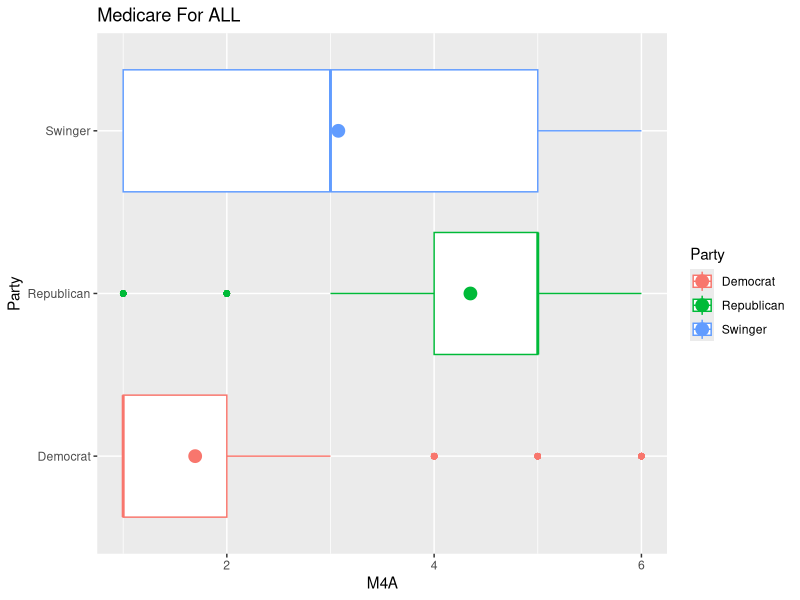
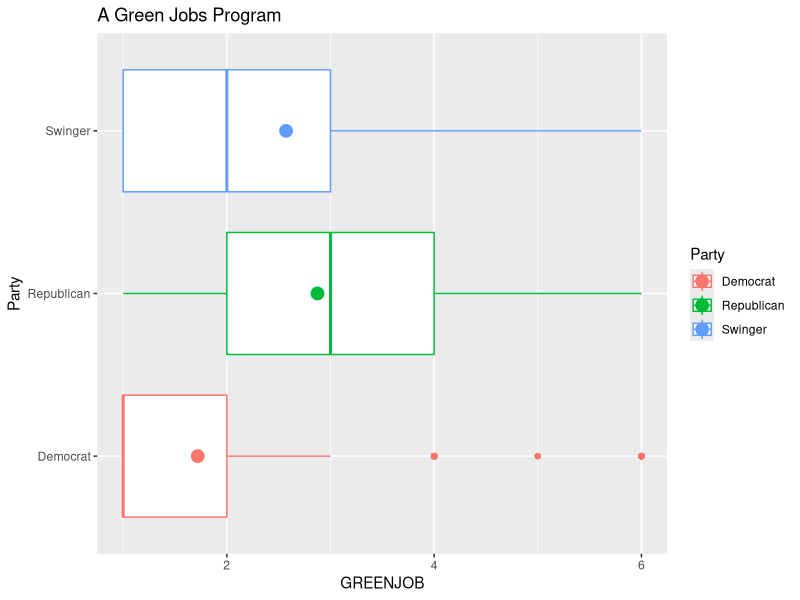
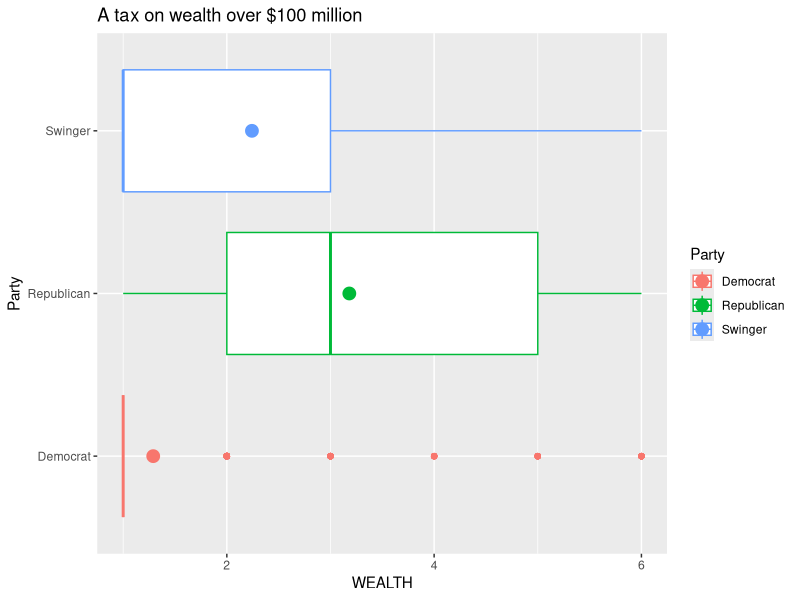
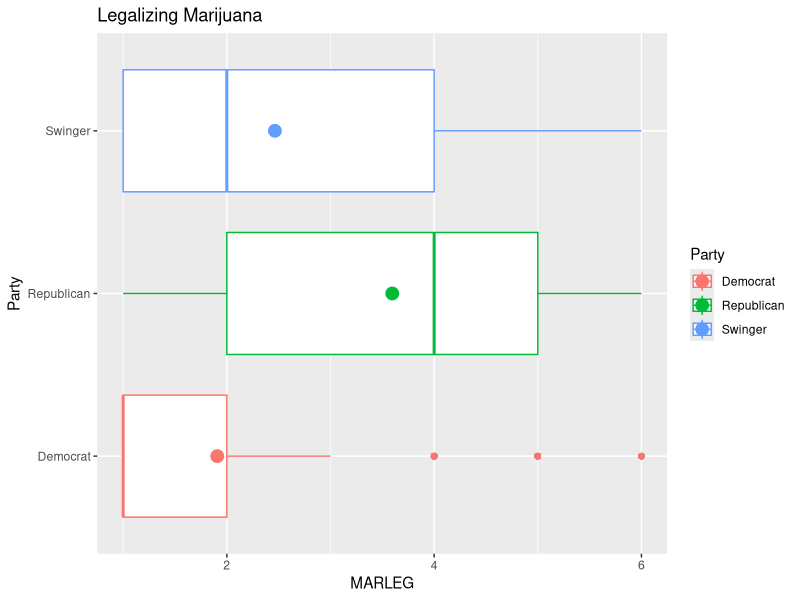
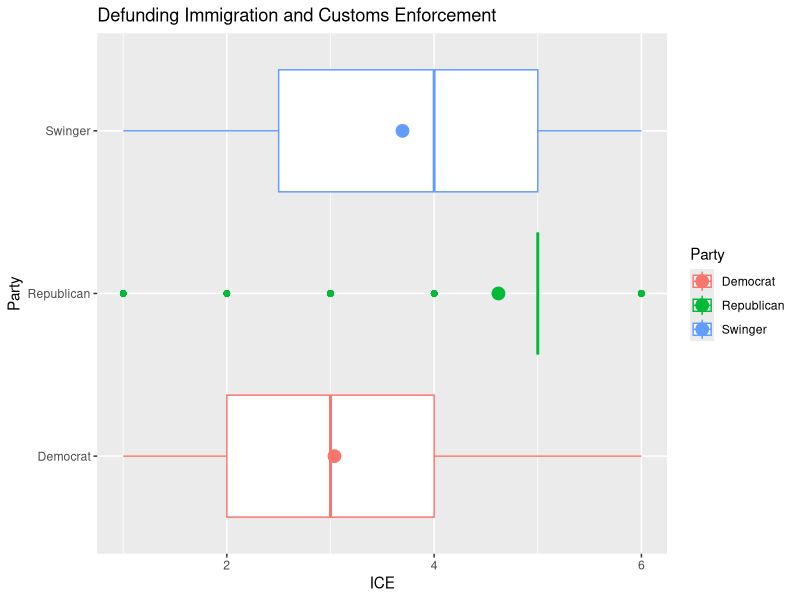
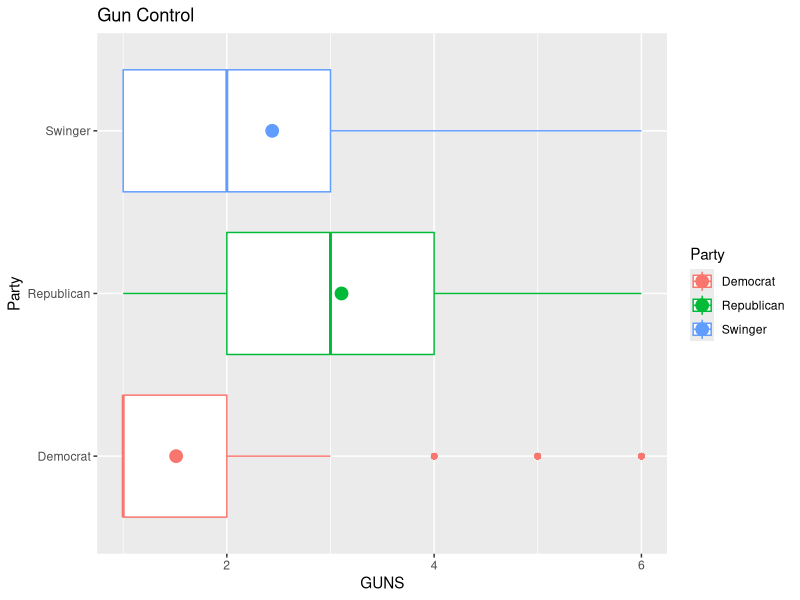
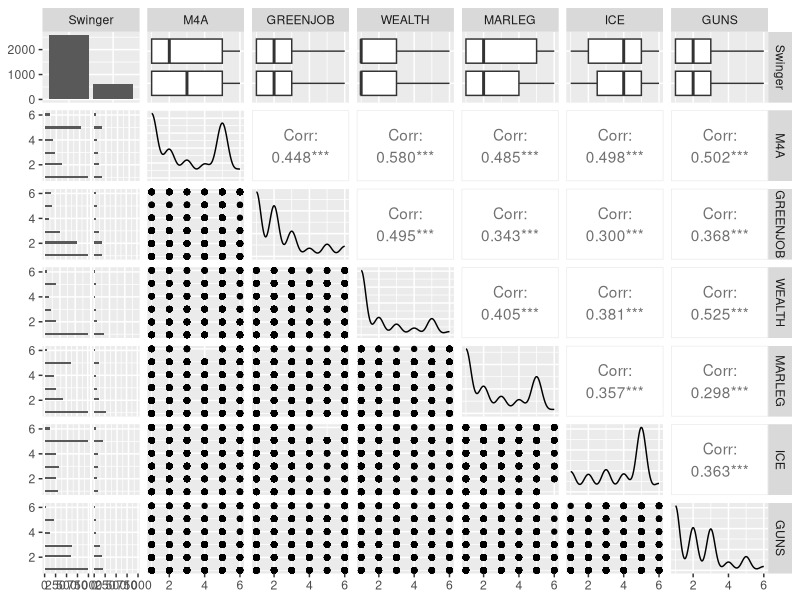
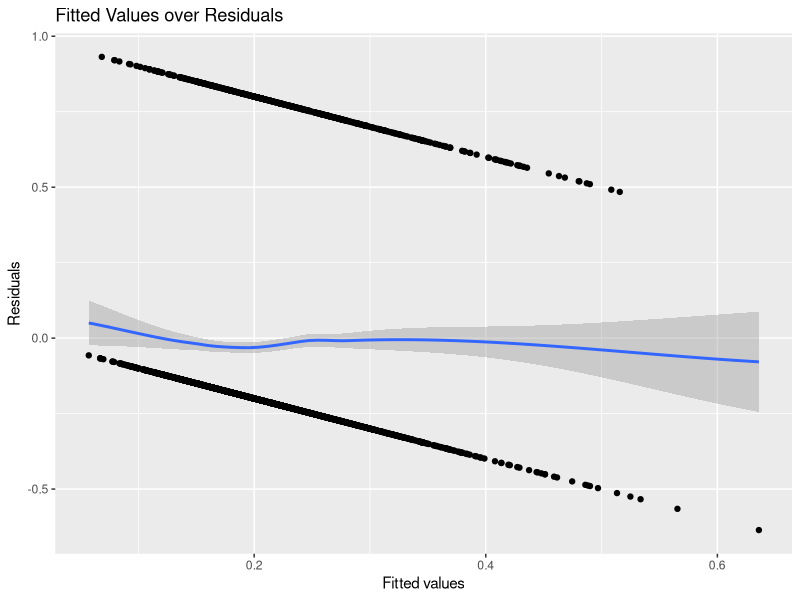

The R source for these figures, in order:
## ---- chunk 1
knitr::opts_chunk$set(echo = TRUE)
# library imports go here
library(tidyverse)
library(ggplot2)
library(dplyr)
library(GGally)
library(broom)

# read in data
df <- read.csv("DFP_WTHH_release.csv")

# remove rows with NA conflicts
df <- df[-c(2647, 3042, 3200),]

# separate data into groups based on voting pattern
loyalD <- filter(filter(df, presvote16post == 1), house3 == 1)
loyalR <- filter(filter(df, presvote16post == 2), house3 == 2)

loyal <- rbind(loyalD, loyalR)

switchD <- filter(filter(df,presvote16post != 1),house3 == 1)
switchR <- filter(filter(df,presvote16post != 2),house3 == 2)

swinger <- !((df$presvote16post == 1 & df$house3 == 1) | (df$presvote16post == 2 & df$house3 == 2))
swingers <- df[swinger != FALSE,]
df['Swinger'] <- swinger

# This takes a long time to run.. open to suggestions of better ways
party <- array(0, dim=c(0, nrow(df)))
i = 1
while (TRUE) {
  print(i)
  if (df[i,]$presvote16post == 1 & df[i,]$house3 == 1) {
    party[i] <- "Democrat"
  } else if (df[i,]$presvote16post == 2 & df[i,]$house3 == 2){
    party[i] = "Republican"
  } else {
    party[i] = "Swinger"
  }
  if (i == nrow(df)) {
    break
  }
  i = i + 1
}
df['Party'] <- party

# subset data
issues <- df[c("Swinger","M4A","GREENJOB","WEALTH","MARLEG","ICE","GUNS")]
## ---- chunk 2
ggplot(df, aes(y = M4A, x = Party, color = Party)) + geom_boxplot() + coord_flip() + stat_summary(fun.y = mean, geom = "point", size = 4) + ggtitle("Medicare For ALL")

ggplot(df, aes(y = GREENJOB, x = Party, color = Party)) + geom_boxplot() + coord_flip() + stat_summary(fun.y = mean, geom = "point", size = 4) + ggtitle("A Green Jobs Program")

ggplot(df, aes(y = WEALTH, x = Party, color = Party)) + geom_boxplot() + coord_flip() + stat_summary(fun.y = mean, geom = "point", size = 4) + ggtitle("A tax on wealth over $100 million")

ggplot(df, aes(y = MARLEG, x = Party, color = Party)) + geom_boxplot() + coord_flip() + stat_summary(fun.y = mean, geom = "point", size = 4) + ggtitle("Legalizing Marijuana")

ggplot(df, aes(y = ICE, x = Party, color = Party)) + geom_boxplot() + coord_flip() + stat_summary(fun.y = mean, geom = "point", size = 4) + ggtitle("Defunding Immigration and Customs Enforcement")

ggplot(df, aes(y = GUNS, x = Party, color = Party)) + geom_boxplot() + coord_flip() + stat_summary(fun.y = mean, geom = "point", size = 4) + ggtitle("Gun Control")
## ---- chunk 3

# adding variables to model at a time
one.issue <- glm(Swinger ~ WEALTH, family = quasibinomial, weights = weight_DFP, data = df)
two.issues <- glm(Swinger ~ WEALTH * M4A, family = quasibinomial, weights = weight_DFP, data = df)
three.issues <- glm(Swinger ~ WEALTH * M4A + MARLEG, family = quasibinomial, weights = weight_DFP, data = df)
four.issues <-  glm(Swinger ~ WEALTH * M4A + MARLEG + GUNS, family = quasibinomial, weights = weight_DFP, data = df)
five.issues <-  glm(Swinger ~ WEALTH * M4A + MARLEG + GUNS + GREENJOB, family = quasibinomial, weights = weight_DFP, data = df)
six.issues <- glm(Swinger ~ WEALTH * M4A + MARLEG + GUNS + GREENJOB + ICE, family = quasibinomial, weights = weight_DFP, data = df)

# probs for one issues
coe <- coef(one.issue)
y <- coe[1] + coe[2] * 1:5
probs <- exp(y) / (1 + exp(y)) 
cat("Probabilities for one issue variable (Wealth):\n",probs)
print("")

# probs for two issues
coe <- coef(two.issues)
y <- coe[1] + coe[2] + coe[3] * coe[4] * 1:5
probs <- exp(y) / (1 + exp(y))
cat("\nProbabilities for two issue variables (WEALTH + M4A):\n",probs)
print("")

coe <- coef(three.issues)
y <- coe[1] + coe[2] + coe[3] + coe[4] * coe[5] * 1:5
probs <- exp(y) / (1 + exp(y))
cat("\nProbabilities for three issue variables (WEALTH + M4A + MARLEG):\n",probs)
print("")

coe <- coef(four.issues)
y <- coe[1] + coe[2] + coe[3] + coe[4] + coe[5] * coe[6] * 1:5
probs <- exp(y) / (1 + exp(y))
cat("\nProbabilities for four issue variables (WEALTH + M4A + MARLEG + GUNS):\n",probs)
print("")

coe <- coef(five.issues)
y <- coe[1] + coe[2] + coe[3] + coe[4] + coe[5] + coe[6] * coe[7] * 1:5
probs <- exp(y) / (1 + exp(y))
cat("\nProbabilities for five issue variables (WEALTH + M4A + MARLEG + GUNS+ GREENJOB):\n",probs)
print("")

coe <- coef(six.issues)
y <- coe[1] + coe[2] + coe[3] + coe[4] + coe[5] + coe[6] + coe[7] * coe[8] * 1:5
probs <- exp(y) / (1 + exp(y))
cat("\nProbabilities for six issue variables (WEALTH + M4A + MARLEG + GUNS+GREENJOB + ICE):\n",probs)
## ---- chunk 4
pop <- df[c("POP_1","POP_2","POP_3")]

# populism variable models
one.pop <- glm(Swinger ~ POP_1, family = quasibinomial, weights = weight_DFP, data = df)
two.pops <- glm(Swinger ~ POP_1 + POP_2, family = quasibinomial, weights = weight_DFP, data = df)
three.pops <- glm(Swinger ~ POP_1 + POP_2 + POP_3, family = quasibinomial, weights = weight_DFP, data = df)

# probs for one pop variable
coe <- coef(one.pop)
y <- coe[1] + coe[2] * 1:5
probs <- exp(y) / (1 + exp(y)) 
cat("Probabilities for one populism variable (POP_1):\n",probs)
print("")

# probs for two pop variables
coe <- coef(two.pops)
y <- coe[1] + coe[2] + coe[3] * 1:5
probs <- exp(y) / (1 + exp(y)) 
cat("Probabilities for two populism variables (POP_1+ POP_2):\n",probs)
print("")

# probs for three pop variables
coe <- coef(three.pops)
y <- coe[1] + coe[2] + coe[3] + coe[4] * 1:5
probs <- exp(y) / (1 + exp(y)) 
cat("Probabilities for three populism variables (POP_1 + POP_2 + POP_3):\n",probs)
print("")
## ---- chunk 5
ggpairs(issues)
## ---- chunk 6
# evaluate residuals
six.df <- augment(six.issues)

# evaluate final model
six.df$.fitted = fitted.values(six.issues)
six.df$.resid = residuals(six.issues, type="response") 

gg1 <- ggplot(six.df, aes(x = .fitted, y = .resid)) + 
  geom_point() + 
  geom_smooth(method = "loess", method.args = list(degree = 1)) + 
  xlab("Fitted values") + 
  ylab("Residuals") + 
  ggtitle("Fitted Values over Residuals")

gg2 <- ggplot(six.df, aes(x = WEALTH, y = .resid)) + 
  geom_point() + 
  geom_smooth(method = "loess", method.args = list(degree = 1)) + 
  xlab("Wealth") + 
  ylab("Residuals") + 
  ggtitle("Wealth Responses over Residuals")

gg3 <- ggplot(six.df, aes(x = M4A, y = .resid)) + 
  geom_point() + 
  geom_smooth(method = "loess", method.args = list(degree = 1)) + 
  xlab("M4A") + 
  ylab("Residuals") + 
  ggtitle("Medicare for All Responses over Residuals")

gg4 <- ggplot(six.df, aes(x = GUNS, y = .resid)) + 
  geom_point() + 
  geom_smooth(method = "loess", method.args = list(degree = 1)) + 
  xlab("Guns") + 
  ylab("Residuals") + 
  ggtitle("Gun Responses over Residuals")

gg5 <- ggplot(six.df, aes(x = ICE, y = .resid)) + 
  geom_point() + 
  geom_smooth(method = "loess", method.args = list(degree = 1)) + 
  xlab("ICE") + 
  ylab("Residuals") + 
  ggtitle("ICE Responses over Residuals")

gg6 <- ggplot(six.df, aes(x = GREENJOB, y = .resid)) + 
  geom_point() + 
  geom_smooth(method = "loess", method.args = list(degree = 1)) + 
  xlab("GREENJOB") + 
  ylab("Residuals") + 
  ggtitle("Green-job Responses over Residuals")
  

gg7 <- ggplot(six.df, aes(x = MARLEG, y = .resid)) + 
  geom_point() + 
  geom_smooth(method = "loess", method.args = list(degree = 1)) + 
  xlab("MARLEG") + 
  ylab("Residuals") +
  ggtitle("Legalizing Marijuana Responses over Residuals")

gg1
gg2
gg3
gg4
gg5
gg6
gg7
## ---- chunk 7
ggpairs(pop)
## ---- chunk 8
# evaluate residuals
pop.df <- augment(three.pops)

# evaluate final model
pop.df$.fitted = fitted.values(three.pops)
pop.df$.resid = residuals(three.pops, type="response") 

gg1 <- ggplot(pop.df, aes(x = .fitted, y = .resid)) + 
  geom_point() + 
  geom_smooth(method = "loess", method.args = list(degree = 1)) + 
  xlab("Fitted values") + 
  ylab("Residuals") + 
  ggtitle("Fitted Values over Residuals")

gg2 <- ggplot(pop.df, aes(x = POP_1, y = .resid)) + 
  geom_point() + 
  geom_smooth(method = "loess", method.args = list(degree = 1)) + 
  xlab("POP_1") + 
  ylab("Residuals") + 
  ggtitle("POP 1 Variable over Residuals")

gg3 <- ggplot(pop.df, aes(x = POP_2, y = .resid)) + 
  geom_point() + 
  geom_smooth(method = "loess", method.args = list(degree = 1)) + 
  xlab("POP_2") + 
  ylab("Residuals") + 
  ggtitle("POP 2 Variable over Residuals")

gg4 <- ggplot(pop.df, aes(x = POP_3, y = .resid)) + 
  geom_point() + 
  geom_smooth(method = "loess", method.args = list(degree = 1)) + 
  xlab("POP_3") + 
  ylab("Residuals") + 
  ggtitle("POP 3 Variable over Residuals")


gg1
gg2
gg3
gg4
